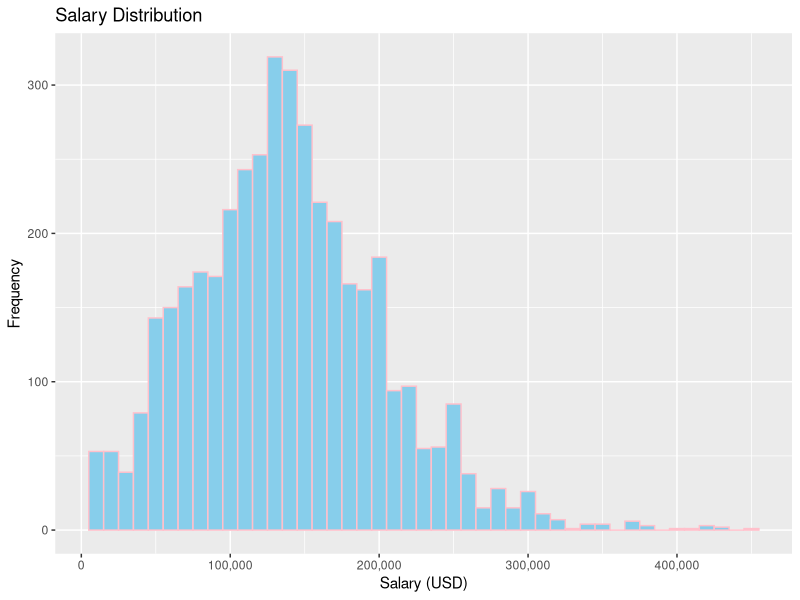
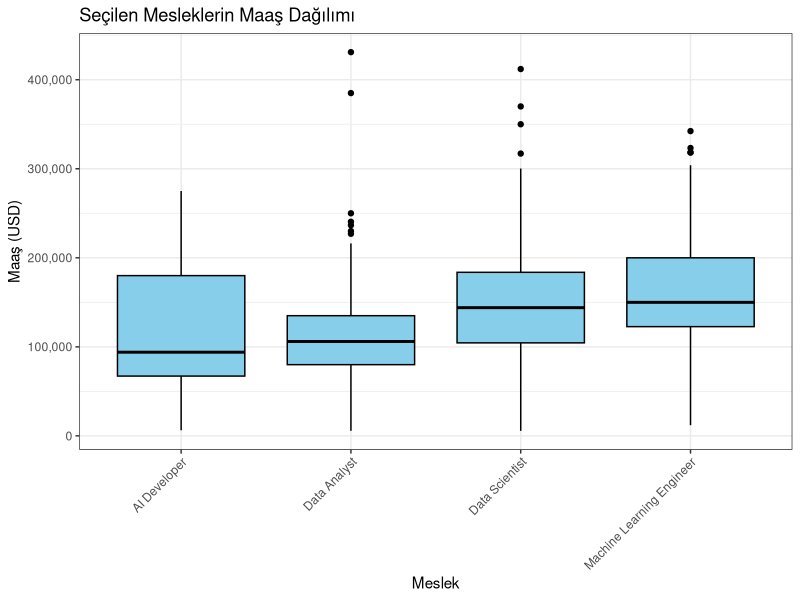

Generate these figures, in order, with R:
## ---- chunk 1
library(ggplot2)
library(scales)
salaries <- read.csv("salaries.csv")
## ---- chunk 2
head(salaries)
## ---- chunk 3
summary(salaries)
## ---- chunk 4
IQR <- quantile(salaries$salary_in_usd, 0.75) - quantile(salaries$salary_in_usd, 0.25)
n <- length(salaries$salary_in_usd)
binwidth <- 2 * IQR / (n^(1/3))

## ---- chunk 5
ggplot(salaries, aes(x = salary_in_usd)) +
  geom_histogram(binwidth = 10000, fill = "skyblue", color = "pink") +
  scale_x_continuous(labels = scales::comma) +
  labs(title = "Salary Distribution", x = "Salary (USD)", y = "Frequency")

## ---- chunk 6
selected_jobs <- c("Data Scientist", "Data Analyst", "Machine Learning Engineer", "AI Developer")
filtered_data <- subset(salaries, job_title %in% selected_jobs)

ggplot(filtered_data, aes(x = job_title, y = salary_in_usd)) +
  geom_boxplot(fill = "skyblue", color = "black") +
  xlab("Meslek") +
  ylab("Maaş (USD)") +
  ggtitle("Seçilen Mesleklerin Maaş Dağılımı") +
  theme_bw() +
  scale_y_continuous(labels = scales::comma) +
  theme(axis.text.x = element_text(angle = 45, hjust = 1))
